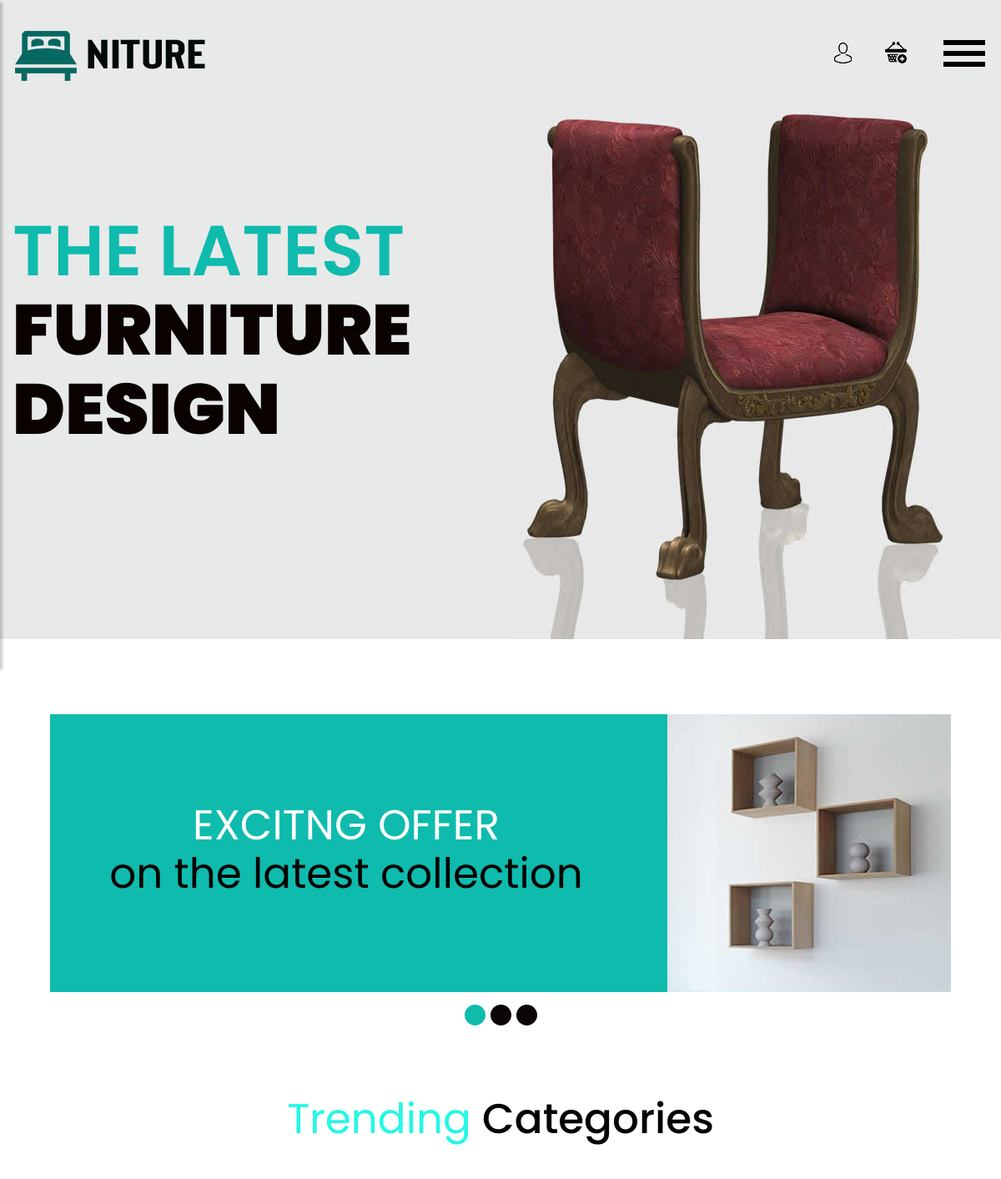
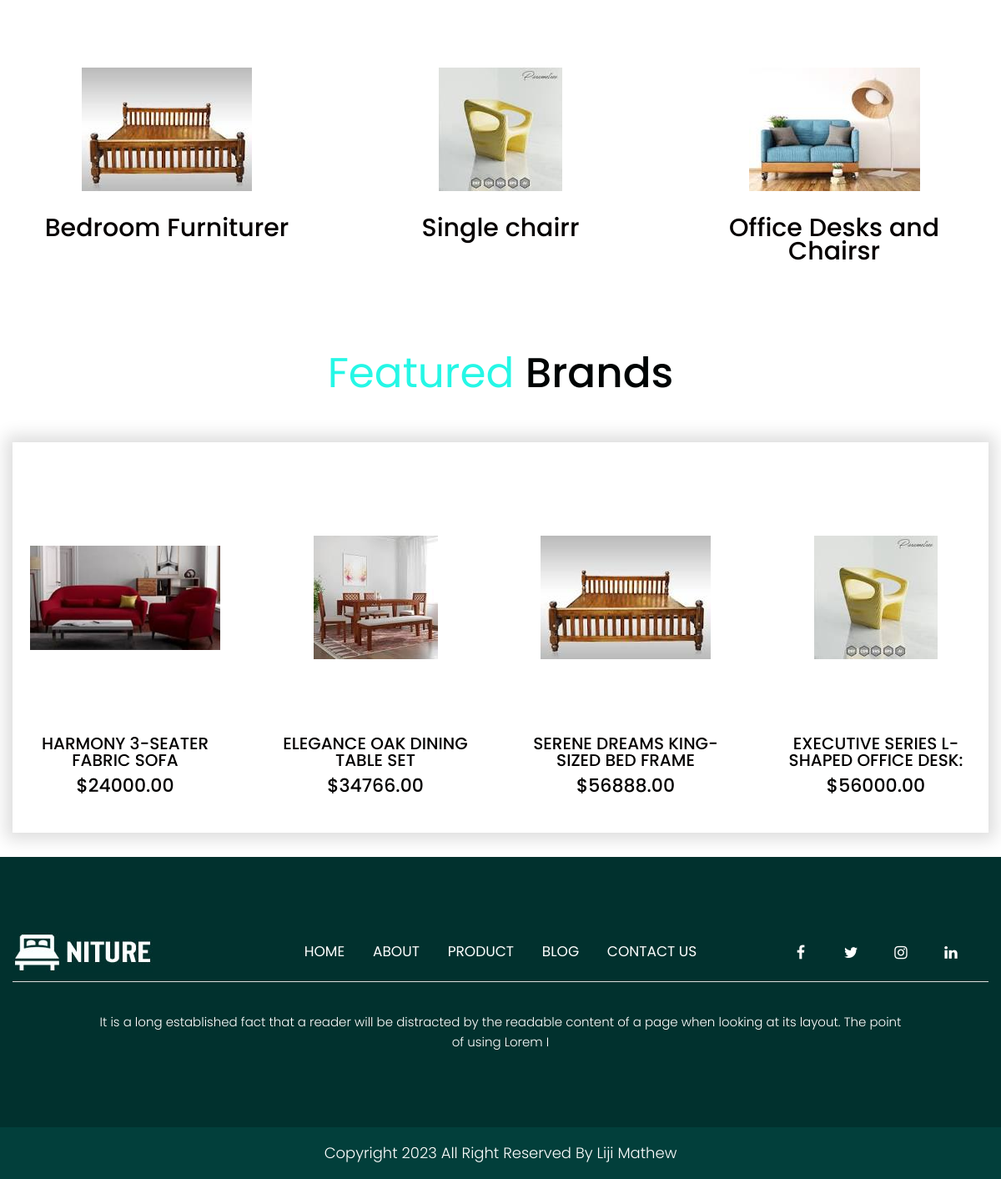
The page / on the database its author committed (2 pictures, top to bottom).
### myapp/models.py (models this page shows, shortened)
class FurnitureProduct(models.Model):
    category = models.ForeignKey(FurnitureCategory, on_delete=models.CASCADE)
    name = models.CharField(max_length=255)
    description = models.TextField()
    price = models.DecimalField(max_digits=10, decimal_places=2)
    image =models.ImageField(upload_to='product_images/')
    stock = models.PositiveIntegerField(default=1)

class FurnitureCategory(models.Model):
    name = models.CharField(max_length=100)
    def __str__(self):
        return self.name

### myapp/views.py (the view)
# urls.py: path('',views.index, name='index'),
def index(request):
    product = FurnitureProduct.objects.all()[:4]
    promotion = Promotion.objects.all()
    trending = FurnitureProduct.objects.all()[2:5]
    return render(request,'index.html', {'products':product, 'promotions':promotion, 'trend':trending})

### template/index.html (shortened to what this page needs)
{% load static %}
<!DOCTYPE html>
<html lang="en">
<head>
    <link rel="stylesheet" href="{% static 'css/bootstrap.min.css' %}">
    <link rel="stylesheet" href="{% static 'css/style.css' %}">
    <link rel="stylesheet" href="{% static 'css/responsive.css' %}">
    <link rel="stylesheet" href="{% static 'css/jquery.mCustomScrollbar.min.css' %}">
    <link rel="stylesheet" href="https://netdna.bootstrapcdn.com/font-awesome/4.0.3/css/font-awesome.css">
    <link rel="stylesheet" href="https://cdnjs.cloudflare.com/ajax/libs/fancybox/2.1.5/jquery.fancybox.min.css" media="screen">
</head>
<body class="main-layout">
    <div class="wrapper">
        <div id="content">
            <header>
                <div class="header">
                    <div class="container-fluid">
                        <div class="row">
                            <div class="col-lg-3 logo_section">
                                <div class="full">
                                    <div class="center-desk">
                                        <div class="logo">
                                            <a href="index.html"><img src="{% static 'images/logo.jpg' %}" alt="#"></a>
                                        </div>
                                    </div>
                                </div>
                            </div>
                            <div class="col-lg-9">
                                <div class="right_header_info">
                                    <ul>
                                        <li>
                                            <a href="{% url 'user_login' %}"><img style="margin-right: 15px;" src="{% static 'icon/1.png' %}" alt="#" /></a>
                                        </li>
                                        <li>
                                            <a href="{% url 'view_shopping_cart' %}"><img style="margin-right: 15px;" src="{% static 'icon/3.png' %}" alt="#" /></a>
                                        </li>
                                        <li>
                                            <button type="button" id="sidebarCollapse">
                                                <img src="{% static 'images/menu_icon.png' %}" alt="#" />
                                            </button>
                                        </li>
                                    </ul>
                                </div>
                            </div>
                        </div>
                    </div>
                </div>
            </header>
            <section class="slider_section">
                <div class="banner_main">
                    <div class="container-fluid">
                        <div class="row">
                            <div class="col-xl-6 col-lg-6 col-md-6 col-sm-12 mapimg">
                                <div class="text-bg">
                                    <h1>The latest <br> <strong class="black_bold">furniture Design</strong><br></h1>
                                </div>
                            </div>
                            <div class="col-xl-6 col-lg-6 col-md-6 col-sm-12">
                                <div class="text-img">
                                    <figure><img src="{% static 'images/bg.jpg' %}" /></figure>
                                </div>
                            </div>
                        </div>
                    </div>
                </div>
            </section>
            <div class="container">
                <div id="myCarousel" class="carousel slide banner_Client" data-ride="carousel">
                    <ol class="carousel-indicators">
                        <li data-target="#myCarousel" data-slide-to="0" class="active"></li>
                        <li data-target="#myCarousel" data-slide-to="1"></li>
                        <li data-target="#myCarousel" data-slide-to="2"></li>
                    </ol>
                    <div class="carousel-inner">
                        <div class="carousel-item active">
                            <div class="container">
                                <div class="carousel-caption text">
                                    <div class="row">
                                        <div class="col-xl-8 col-lg-8 col-md-8 col-sm-12">
                                            <div class="img_bg">
                                                <h3>EXCITNG OFFER <br> <strong class="black_nolmal">on the latest collection</strong></h3>
                                            </div>
                                        </div>
                                        <div class="col-xl-4 col-lg-4 col-md-4 col-sm-12">
                                            <div class="img_bg">
                                                <figure><img src="{% static 'images/discount.jpg' %}" /></figure>
                                            </div>
                                        </div>
                                    </div>
                                </div>
                            </div>
                        </div>
                    </div>
                </div>
            </div>
            <div class="trending">
                <div class="container-fluid">
                    <div class="row">
                        <div class="col-md-8 offset-md-2">
                            <div class="title">
                                <h2>Trending <strong class="black">Categories</strong></h2>
                            </div>
                        </div>
                    </div>
                    <div class="row">
                        {% for trd in trend %}
                        <div class="col-xl-4 col-lg-4 col-md-4 col-sm-12 margitop">
                            <div class="trending-box">
                                <figure><img src="{{trd.image.url }}" alt="Image here"  /></figure>
                                <h3>{{trd.category}}r</h3>
                            </div>
                        </div>
                        {% endfor %}
                    </div>
                </div>
            </div>
            <div class="brand">
                <div class="container">
                    <div class="row">
                        <div class="col-md-12">
                            <div class="title">
                                <h2>Featured <strong class="black">Brands</strong></h2>
                            </div>
                        </div>
                    </div>
                </div>
            </div>
            <div class="container-fluid">
                <div class="brand-bg">
                    <div class="row">
                        {% for product in products %}
                        <div class="col-xl-3 col-lg-3 col-md-6 col-sm-12 margintop justify-content-center p-3">
                            <div class="brand-box">
                                <i><img src="{{ product.image.url }}" alt="{{ product.name }} Image"></i>
                                <h3>{{product.name}}</h3>
                                <span>${{product.price}}</span>
                            </div>
                        </div>
                        {% endfor %}
                    </div>
                </div>
            </div>
            <footer>
                <div class="footer">
                    <div class="container-fluid">
                        <div class="border1">
                            <div class="row">
                                <div class="col-xl-3 col-lg-3 col-md-3 col-sm-12">
                                    <img class="logo1" src="{% static 'images/logo1.jpg' %}" />
                                </div>
                                <div class="col-xl-6 col-lg-6 col-md-6 col-sm-12">
                                    <ul class="lik">
                                        <li> <a href="{% url 'index' %}">Home</a></li>
                                        <li> <a href="{% url 'about_us'%}">About</a></li>
                                        <li> <a href="{% url 'view_products' %}">Product</a></li>
                                        <li> <a href="{% url 'view_blog' %}">Blog</a></li>
                                        <li> <a href="{% url 'contact' %}">Contact us</a></li>
                                    </ul>
                                </div>
                                <div class="col-xl-3 col-lg-3 col-md-3 col-sm-12">
                                    <ul class="sociel">
                                        <li> <a href="#"><i class="fa fa-facebook-f"></i></a></li>
                                        <li> <a href="#"><i class="fa fa-twitter"></i></a></li>
                                        <li> <a href="#"><i class="fa fa-instagram"></i></a></li>
                                        <li> <a href="#"><i class="fa fa-linkedin"></i></a></li>
                                    </ul>
                                </div>
                            </div>
                        </div>
                    </div>
                    <div class="container">
                        <div class="row">
                            <div class="col-md-12">
                            </div>
                            <div class="col-md-12">
                                <div class="newtt">
                                    <p>It is a long established fact that a reader will be distracted by the readable content of a page when looking at its layout. The point
                                        <br> of using Lorem I</p>
                                </div>
                            </div>
                        </div>
                    </div>
                    <div class="copyright">
                        <p>Copyright 2023 All Right Reserved By Liji Mathew</a></p>
                    </div>
             </div>
            </footer>
        </div>
    </div>
</body>
</html>

### rows shown on the page
FurnitureProduct: image (picture), category "Bedroom Furniture", name "SERENE DREAMS KING-SIZED BED FRAME", price "56888.00"
FurnitureProduct: image (picture), category "Single chair", name "EXECUTIVE SERIES L-SHAPED OFFICE DESK:", price "56000.00"
FurnitureProduct: image (picture), category "Office Desks and Chairs"
FurnitureProduct: image (picture), name "HARMONY 3-SEATER FABRIC SOFA", price "24000.00"
FurnitureProduct: image (picture), name "ELEGANCE OAK DINING TABLE SET", price "34766.00"
